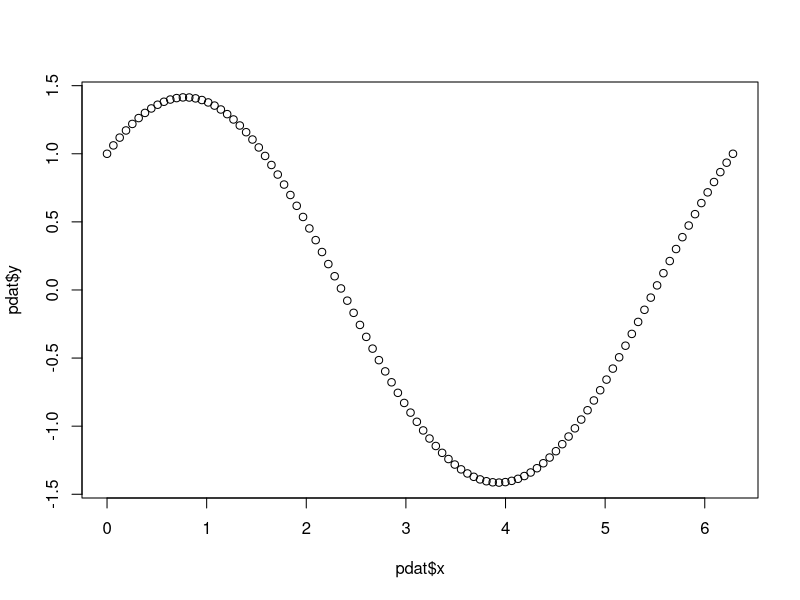

Recreate this plot in R.
# Optimize() translated into Javascript

# This is a translation of the R function optimize() from the original Fortran code given by the optimize() annotation
#  http://www.netlib.org/fmm/fmin.f (author(s) unstated)
# based on the Algol 60 procedure localmin in 
# Brent, R. (1973) Algorithms for Minimization without Derivatives. Englewood Cliffs N.J.: Prentice-Hall.

# This is an R implementation of the function, to make sure it is working correctly,
# before translating it again to javascript. Should be the same syntax except for 
# variable definition and 'continue' is the same as 'next' in R.

f <- function(x){ cos(x) + sin(x)}

# Initial parameter definition

optimize_js <- function(ax, bx, f, tol){
  # the squared inverse of the golden ratio
  c = 0.5 * (3.0 - sqrt(5.0)) 
  
  # eps is approximately the square root of the relative machine precision
  eps = 1.0
  tol1 = 1.0 + eps
  while (tol1 > 1.0) {   
    eps = eps/2.0
    tol1 = 1.0 + eps
  }
  eps = sqrt(eps)
  
  # initialization of variables 
  a = ax
  b = bx
  v = a + c*(b-a)
  w = v
  x = v
  e = 0
  fx = f(x)
  fv = fx
  fw = fx
  # main loop
  while(TRUE) {
    xm = 0.5*(a+b)
    tol1 = eps * abs(x) + tol/3.0
    tol2 = 2.0 * tol1
    
    #check stopping criterion
    if (abs(x - xm) <= (tol2 - 0.5*(b-a))){
      fmin = x
      break
    }
    
    # if necessary, perform golden section step to get d
    if(abs(e) <= tol1){       
      if(x >= xm) {e = a-x
      } else {e = b-x}
      d = c*e
      
      # else fit parabola
    } else {                  
      r = (x - w)*(fx - fv)
      q = (x - v)*(fx - fw)
      p = (x - v)*q - (x - w)*r
      q = 2.0*(q - r)
      if(q > 0) {p = -p}
      q = abs(q)
      r = e
      e = d
      
      # If parabola is acceptable, perform golden section step to get d
      if (abs(p) >= abs(0.5*q*r) | p <= q*(a-x) | p >= q*(b-x)){ 
        if(x >= xm) {e = a-x
        } else {e = b-x}
        d = c*e
        
        # else do parabolic interpolation to get d
      } else {
        d = p/q
        u = x + d
        # f must not be evaluated too close to ax or bx
        if( (u-a) < tol2 ) {d = tol1 * sign(xm-x)}
        if( (b-u) < tol2 ) {d = tol1 * sign(xm-x)} 
      } 
    }
    
    # f must not be evaluated too close to x
    if (abs(d) >= tol1) { u = x+d 
    } else { u = x + tol1*sign(d) }
    fu = f(u)
    
    # update values for a, b, v, w, and x, return to top
    if (fu > fx) {
      if (u < x) { a = u 
      } else { b = u }
      if (fu <= fw | w == x){
        v = w
        fv = fw
        w = u
        fw =fu
        #print("The problem is at B")
        next
      } else if (fu <= fv | v == x | v == w){
        v = u
        fv = fu
        #print("The problem is at C")
        next
      }
    } else {
      if( u >= x) { a=x 
      } else { b=x }
      v = w
      fv = fw
      w = x
      fw = fx
      x = u
      fx = fu
      #print("The problem is at D")
      next
    }
  }
  return(fmin)
}

solution <- optimize_js(0, 2*pi, f, 0.001)

pdat <- data.frame( x=seq(0, 2*pi, length.out = 100),
            y= NA)
pdat$y <- lapply(pdat$x, f)

plot(pdat$x, pdat$y)
